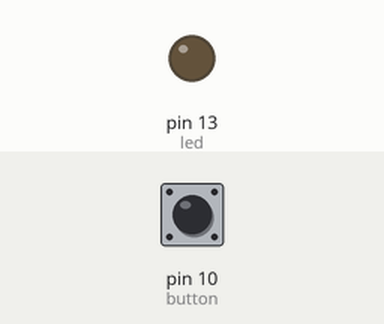
This sketch was run on a simulated Arduino Uno, built with avr-gcc and run on an emulated ATmega328P. On the bench: output pins drawn as LEDs (lit = HIGH). The inputs (shaded band) are chosen by the test bench; at power-on: pin 10 (button) LOW.

Above: at 1.2 s.
1.3 s: pin 10 (button) pulled HIGH for 0.15 s
At 2.1 s:
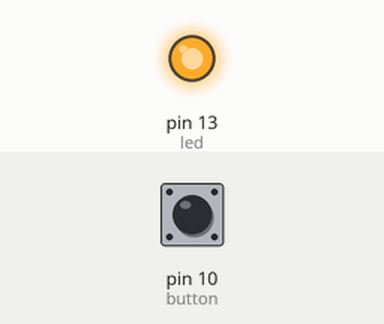
Timing chart, 0 to 7.8 s (numbered marks = the images above; inputs shaded):
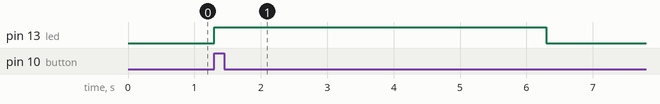

Measured:
- after the input at 1.3 s, pin 13 (led): LOW → HIGH at once, → LOW 5.0 s later

The sketch:

Using_Breadboard.ino
```cpp
int button = SS;
int led = SCK;
void setup() {
  pinMode(button, INPUT);
  pinMode(led,OUTPUT);
}

void loop() {
  int buttonStatus = digitalRead(button);
  if (buttonStatus == HIGH) {
    digitalWrite(led,HIGH);
    delay(5000);
  } else {
    digitalWrite(led,LOW);
  }
}
```
